Frame 1 (no input): blank canvas, image omitted
Frame 60 (no input): blank canvas, image omitted
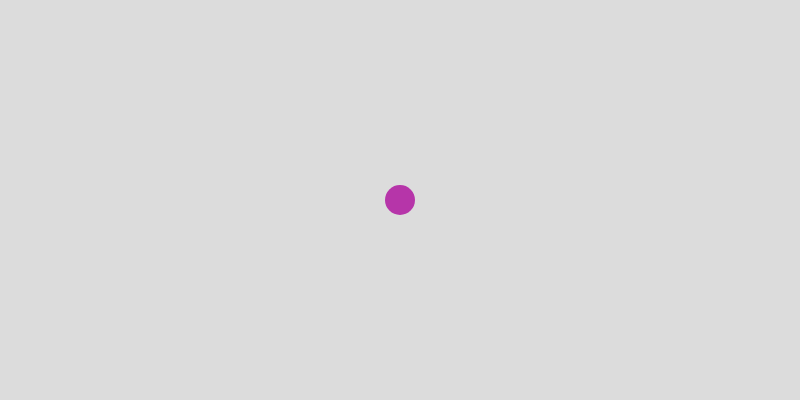
Frame 120 (the mouse pressed at the canvas centre since frame 60)

The p5.js sketch whose frames 1 and 60 were blank and that drew this single picture after the mouse press (run headless with seeded random() and noise() and a simulated clock; from frame 60 on, the mouse is pressed at the canvas centre):

// p5.js sketch
// ── sketch.js
let posicionesX = []
let posicionesY = []
let canalesR = []
let canalesG = []
let canalesB = []

function setup() {
  createCanvas(800, 400);
  noStroke();
}

function draw() {
  background(220);
  for(let index = 0; index < posicionesX.length; index++){
    fill(canalesR[index], canalesG[index], canalesB[index]);
    ellipse(posicionesX[index], posicionesY[index], 30, 30)
  }
}

function mousePressed(){
  posicionesX.push(mouseX)
  posicionesY.push(mouseY)
  canalesR.push(random(0,255))
  canalesG.push(random(0,255))
  canalesB.push(random(0,225))
}
